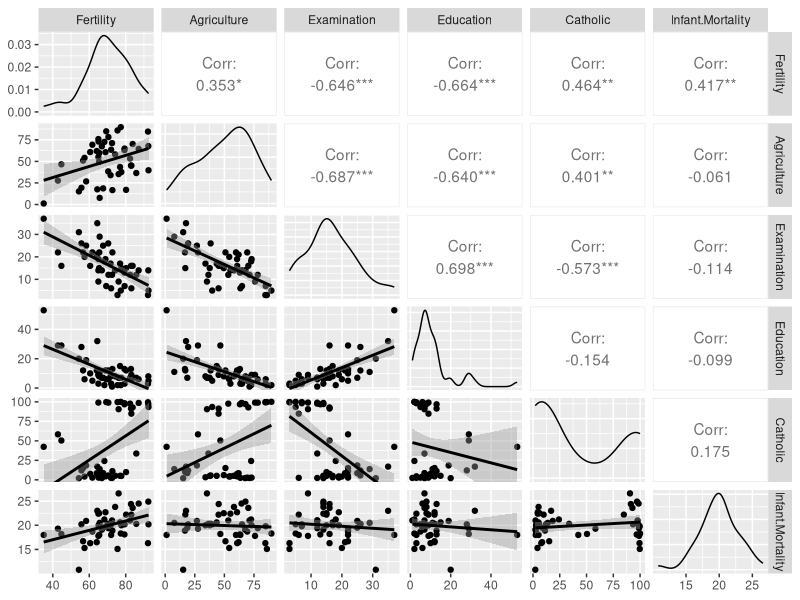

Reproduce this figure in R.
## ---- chunk 1
n = 100; x = rnorm(n); x2 = rnorm(n); x3 = rnorm(n)
y = 1 + x + x2 + x3 + rnorm(n, sd = .1)
ey = resid(lm(y~x2 + x3))
ex = resid(lm(x ~ x2 + x3))
sum(ey*ex)/sum(ex^2)
coef(lm(y~x+x2+x3))[2]
## ---- chunk 2
require(datasets); data(swiss);  #?swiss
library(GGally); library(ggplot2)
g = ggpairs(swiss, lower = list(continuous = "smooth"), paras = c(method = "loess"))
g
## ---- chunk 3
## Calling "lm"
summary(lm(Fertility ~., data = swiss))$coefficients

## ---- chunk 4
summary(lm(Fertility~Agriculture, data = swiss))
## ---- chunk 5
n <- 100; x2 <- 1:n; x1 <- .01*x2 + runif(n,-.1,.1); y <- -x1 + x2 + rnorm(n, sd = .01)
summary(lm(y~x1))$coef
summary(lm(y~x1+x2))$coef
        
